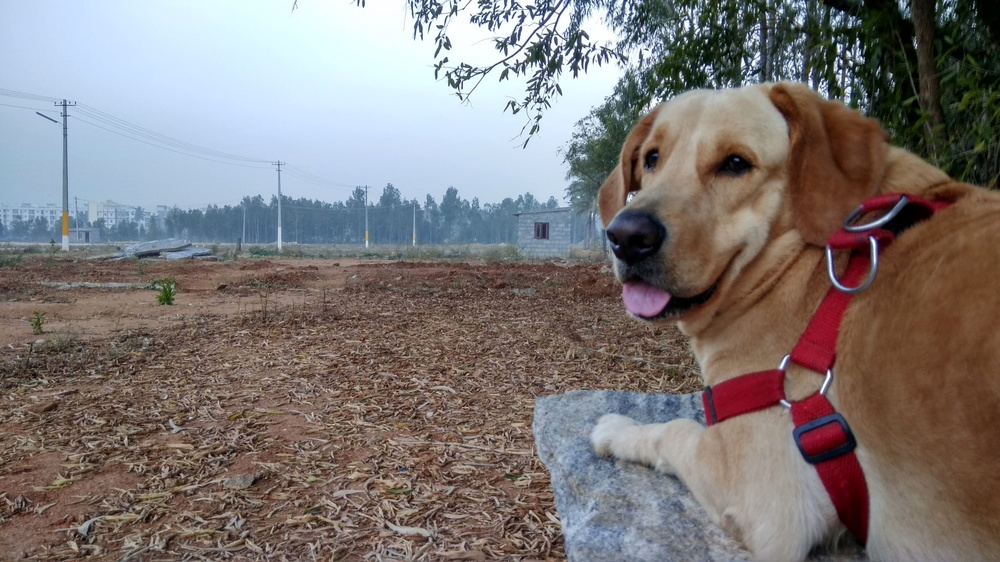
#> input picture bruno.jpg, 1000 x 562 px, shrunk from 4160 x 2340 before the run
$ python CV_readimg.py
#> lines starting #> are read from the running program, lines starting #| are printed output that depends on the picture
import cv2
import numpy as np
import matplotlib.pyplot as plt
img = cv2.imread("bruno.jpg",cv2.IMREAD_GRAYSCALE)
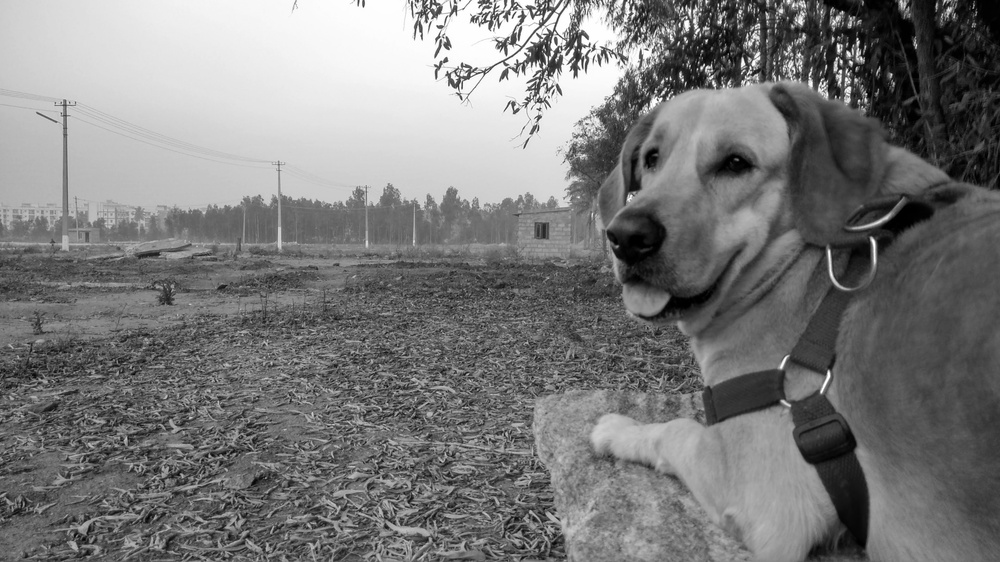
#> img: shape (562, 1000); min 0, max 255, mean 122.1
cv2.imshow("image",img)
cv2.waitKey(0)
cv2.destroyAllWindows()
